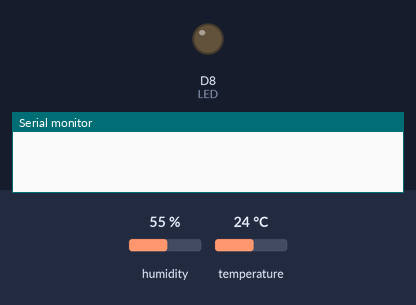
Simulated run of this sketch. Board: ESP8266 (NodeMCU). Parts: output pins drawn as LEDs (lit = HIGH), the last lines printed to the serial monitor. Inputs (shaded band) come from the test bench; at power-on: humidity 55 %, temperature 24 °C.

Above: at 0.0 s.
At 2.1 s:
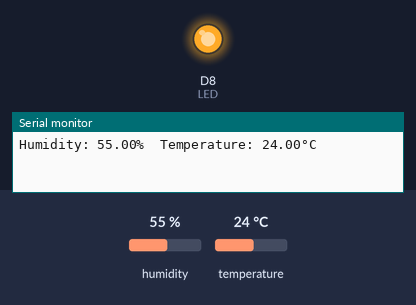
Timing chart, 0 to 3.6 s (numbered marks = the images above):
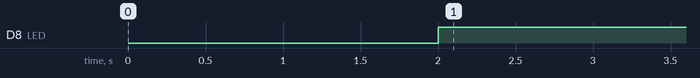

The sketch:

tempOnly.ino
```cpp
#define LED D8
#include <DHT.h>

#define DHTPIN 4     // Digital pin connected to the DHT sensor
#define DHTTYPE DHT22   // DHT 22 (AM2302)

DHT dht(DHTPIN, DHTTYPE);

void setup() {
  Serial.begin(9600);
   pinMode(LED, OUTPUT);
  dht.begin();
}

void loop() {
  delay(2000);  // Wait a few seconds between measurements.
  String lightControlValue = "ON";
   if (lightControlValue == "ON") {
            digitalWrite(LED, HIGH);
        } else {
            digitalWrite(LED, LOW);
        }

  float humidity = dht.readHumidity();
  float temperature = dht.readTemperature();

  if (isnan(humidity) || isnan(temperature)) {
    Serial.println("Failed to read from DHT sensor!");
    return;
  }

  Serial.print("Humidity: ");
  Serial.print(humidity);
  Serial.print("%\t");
  Serial.print("Temperature: ");
  Serial.print(temperature);
  Serial.println("°C");


}
```

Measured:
- by itself, D8 (LED): LOW → HIGH at 2.0 s
